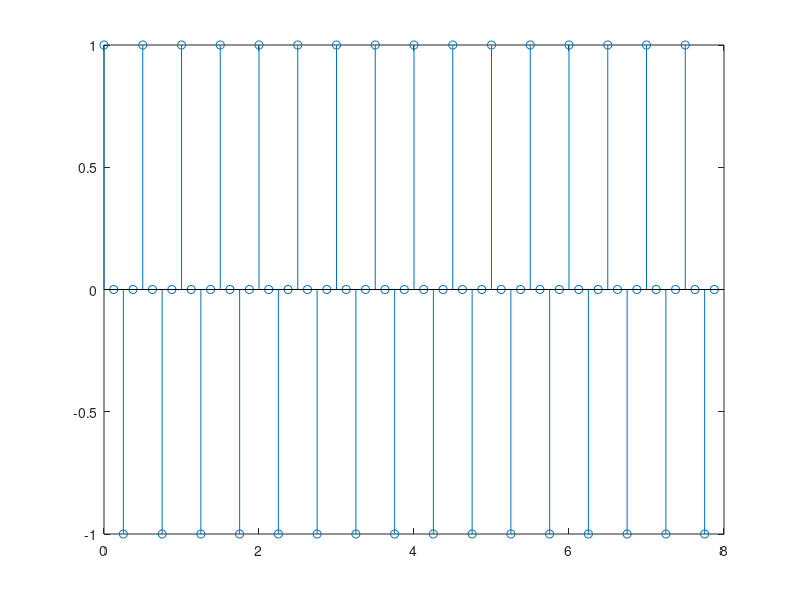
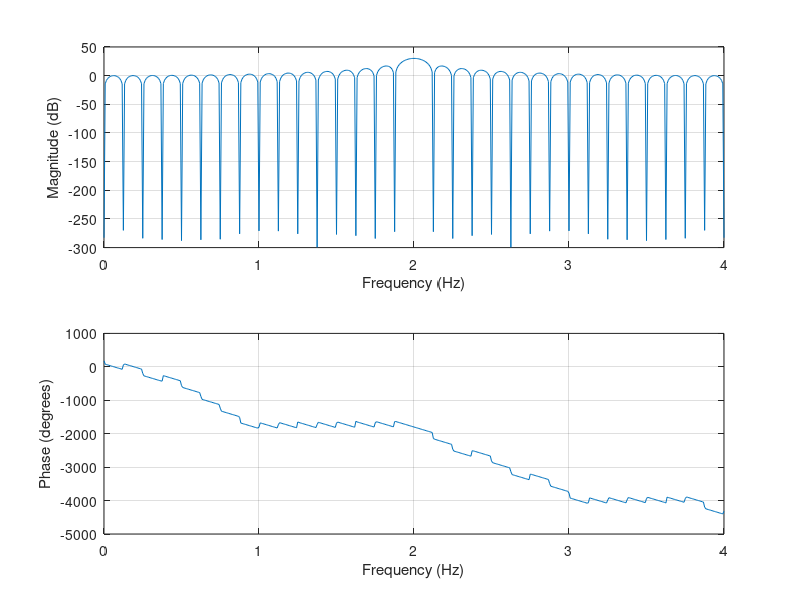
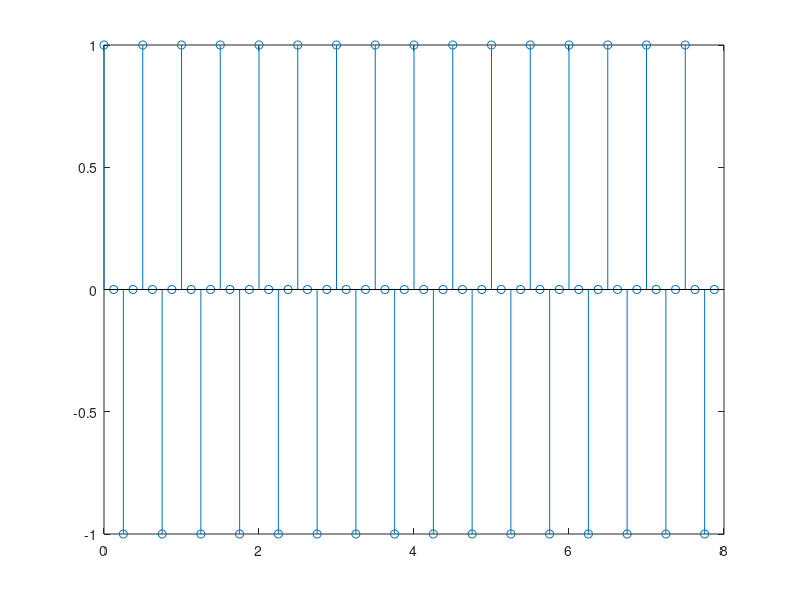
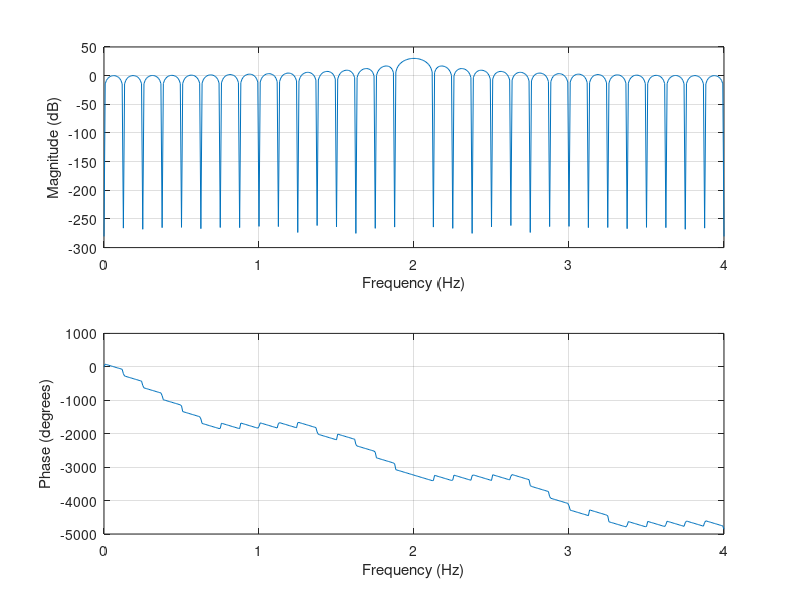

Recreate these plots in MATLAB, in order.
clc;clear;close all;
nPoints=512;%DFTの点数
Ts=1/8;%標本化周期
duration=8;%時間幅
t=0:Ts:duration-Ts;
f3=2;
f5=6;
x3=cos(2*f3*pi*t);
x5=cos(2*f5*pi*t);
figure(1)
stem(t,x3)
figure(2)
freqz(x3,1,nPoints,1/Ts)
figure(3)
stem(t,x5)
figure(4)
freqz(x5,1,nPoints,1/Ts)